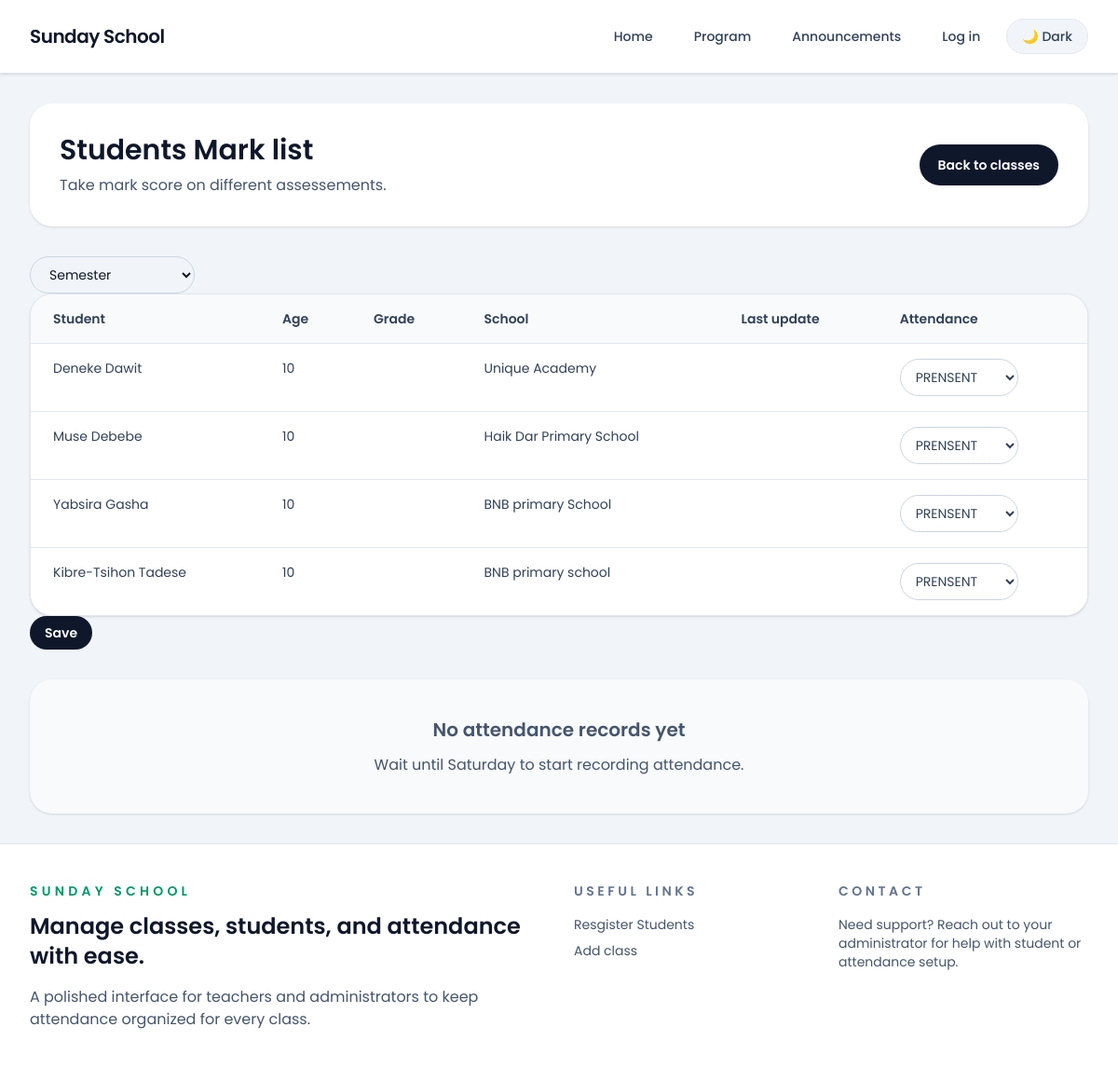
Before: /attendance/1 with the older database file.
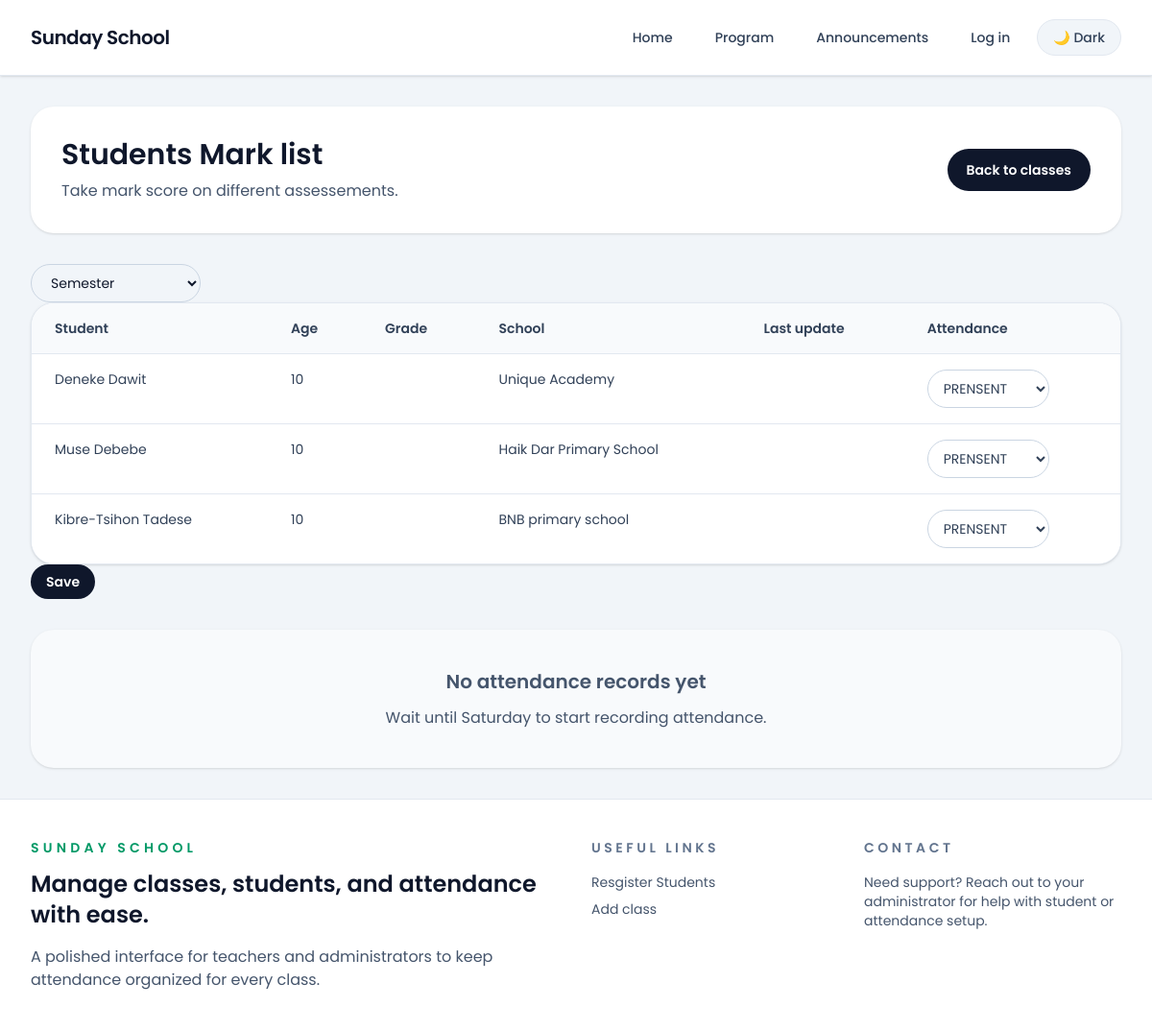
After: the same page with the newer database file.
### core/models.py (models this page shows, shortened)
class Students(models.Model):
    full_name = models.CharField(max_length=100)
    gender  = models.CharField(choices=SEX, max_length=100)
    age = models.PositiveIntegerField()
    school = models.CharField(max_length=100)
    academic_grade = models.PositiveIntegerField()
    photo = models.ImageField(upload_to='Students_photo')
    parents = models.ManyToManyField(Parents, related_name='students')
    grades = models.ForeignKey(Grades, on_delete=models.CASCADE, related_name='students', blank=True, null=True)
    address = models.CharField(max_length=100, blank=True, null=True)

### core/views.py (the view)
# urls.py: path("attendance/<int:pk>", views.attendance_view, name='attendance'),
def attendance_view(request, pk):
    try:
        students = Students.objects.filter(grades=pk).all()
        classes = Grades.objects.get(pk=pk)
        today = datetime.today().date()
        is_sunday = datetime.today().weekday() == 5
        taken_today = Attendance.objects.filter(classes=classes, date=today).count()
        if taken_today != 0:
            messages.success(request, "Attendance fro this week have already taken")
            return redirect("core:print_attendance", classes.pk)
        return render(request, 'core/attendance.html', {'students': students, "classes": classes, "is_sunday": is_sunday, "attendance_taken": taken_today})
    except ObjectDoesNotExist:
        messages.error(request, "This class doe not Exits")
        return render(request, "core/404.html")

### core/templates/core/attendance.html (shortened to what this page needs)
{% extends 'core/base.html' %}
{% block body %}
<div class="space-y-8">
  <div class="rounded-3xl bg-white p-4 shadow-sm dark:bg-slate-900 sm:p-8">
    <div
      class="flex flex-col gap-4 md:flex-row md:items-center md:justify-between">
      <div>
        <h1
          class="text-3xl font-semibold text-slate-900 dark:text-slate-100">Students
          Mark list</h1>
        <p class="mt-2 text-slate-600 dark:text-slate-400">Take mark score on
          different assessements.</p>
      </div>
      <a href=""
        class="inline-flex items-center justify-center rounded-full bg-slate-900 px-5 py-3 text-sm font-semibold text-white transition hover:bg-slate-800 dark:bg-slate-200 dark:text-slate-900 dark:hover:bg-slate-300">Back
        to classes</a>
    </div>
  </div>
  <form action="{% url 'core:attend' %}" method="post">
      <select name="semester" id="" class="w-full rounded-full border border-slate-300 px-4 py-2 text-sm sm:w-auto">
          <option disabled selected>Semester</option>
      </select>
    <div
      class="overflow-x-auto rounded-3xl border border-slate-200 bg-white shadow-sm dark:border-slate-700 dark:bg-slate-900">
      <table
        class="min-w-full divide-y divide-slate-200 text-left text-sm text-slate-700 dark:divide-slate-700 dark:text-slate-300">
        <thead class="bg-slate-50 dark:bg-slate-950">
          <tr>
            <th class="px-6 py-4 font-semibold">Student</th>
            <th class="px-6 py-4 font-semibold">Age</th>
            <th class="px-6 py-4 font-semibold">Grade</th>
            <th class="px-6 py-4 font-semibold">School</th>
            <th class="px-6 py-4 font-semibold">Last update</th>
            <th class="px-6 py-4 font-semibold">Attendance</th>
          </tr>
        </thead>
        <tbody
          class="divide-y divide-slate-200 bg-white dark:divide-slate-700 dark:bg-slate-950">
          {% for student in students %}
          <tr class="hover:bg-slate-50 dark:hover:bg-slate-800">
            <td class="px-6 py-4 align-top">{{ student.full_name }}</td>
            <td class="px-6 py-4 align-top">{{ student.age }}</td>
            <td class="px-6 py-4 align-top">{{ student.academic_level }}</td>
            <td class="px-6 py-4 align-top">{{ student.school }}</td>
            <td class="px-6 py-4 align-top">{{ student.attendance.date }}</td>
            <td class="px-6 py-4 align-top">
              <select name="status" id class="w-full rounded-full border border-slate-300 px-3 py-2 text-sm sm:w-auto">
                <option value="Present">PRENSENT</option>
              </select>
            </td>
          </tr>
          {% endfor %}
        </tbody>
      </table>
    </div>
    <button type="submit"
      class="w-full rounded-full bg-slate-900 px-4 py-2 text-sm font-semibold text-white transition hover:bg-slate-800 dark:bg-slate-200 dark:text-slate-900 dark:hover:bg-slate-300 sm:w-auto">Save</button>
  </form>
  <div
    class="rounded-3xl bg-slate-50 p-10 text-center text-slate-600 shadow-sm dark:bg-slate-950 dark:text-slate-300">
    <h2 class="text-xl font-semibold">No attendance records yet</h2>
    <p class="mt-3">Wait until Saturday to start recording attendance.</p>
  </div>
</div>
{% endblock %}

Changed rows visible on the page:
removed Students: full_name "Yabsira Gasha", age "10", school "BNB primary School"
